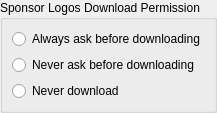
        <widget class="QGroupBox" name="sponsorLogosGroupBox" >
         <property name="sizePolicy" >
          <sizepolicy>
           <hsizetype>3</hsizetype>
           <vsizetype>3</vsizetype>
           <horstretch>0</horstretch>
           <verstretch>0</verstretch>
          </sizepolicy>
         </property>
         <property name="title" >
          <string>Sponsor Logos Download Permission</string>
         </property>
         <layout class="QGridLayout" >
          <property name="margin" >
           <number>9</number>
          </property>
          <property name="spacing" >
           <number>6</number>
          </property>
          <item row="2" column="0" >
           <widget class="QRadioButton" name="logoNeverDownLoadRadioBtn" >
            <property name="toolTip" >
             <string>Never download sponsor logos from the materialBuilder server</string>
            </property>
            <property name="text" >
             <string>Never download</string>
            </property>
           </widget>
          </item>
          <item row="1" column="0" >
           <widget class="QRadioButton" name="logoNeverAskRadioBtn" >
            <property name="toolTip" >
             <string>Never ask permission before downloading sponsor logos from the materialBuilder server</string>
            </property>
            <property name="text" >
             <string>Never ask before downloading</string>
            </property>
           </widget>
          </item>
          <item row="0" column="0" >
           <widget class="QRadioButton" name="logoAlwaysAskRadioBtn" >
            <property name="toolTip" >
             <string>Always ask permission to download sponsor logos from the materialBuilder server</string>
            </property>
            <property name="text" >
             <string>Always ask before downloading</string>
            </property>
           </widget>
          </item>
         </layout>
        </widget>
